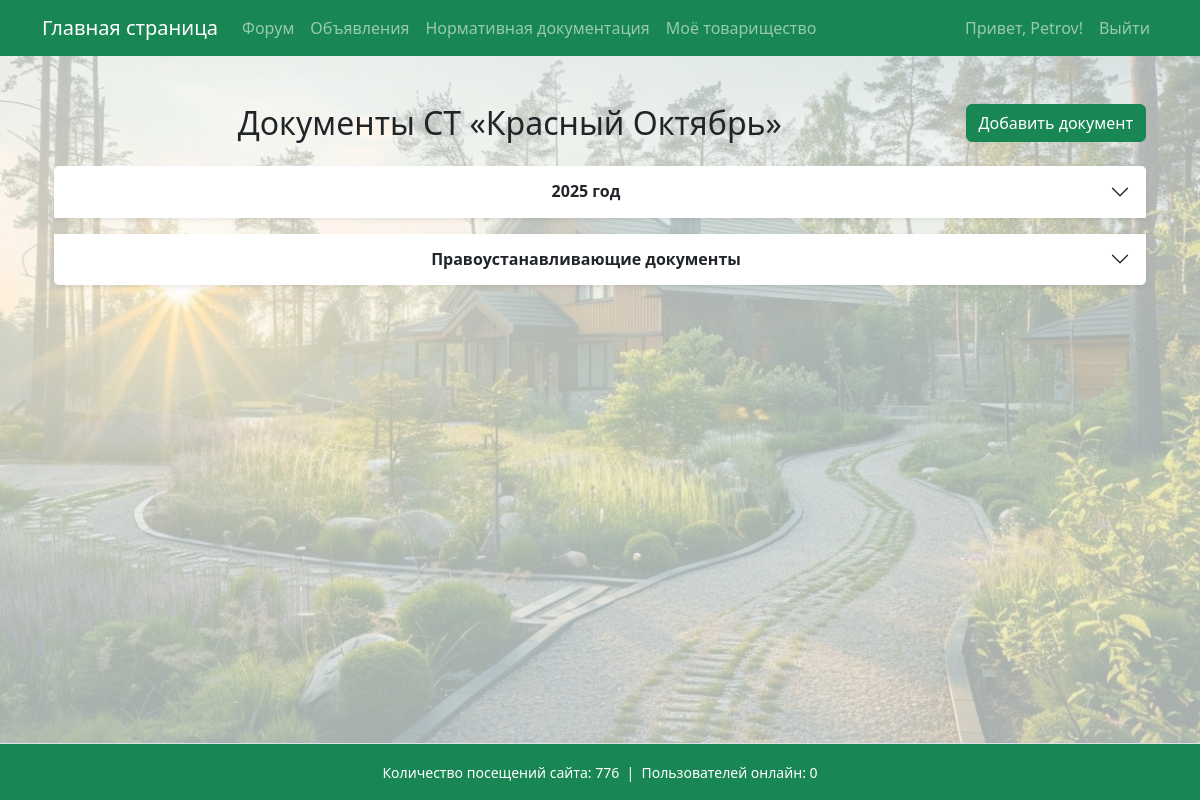
Page /community/1/documents/ (signed in) on the committed database.
### garden/models.py (models this page shows, shortened)
class Community(models.Model):
    name = models.CharField(max_length=100)
    description = models.TextField(blank=True)
    legal_address = models.TextField("Юридический адрес", blank=True, null=True)
    postal_address = models.TextField("Почтовый адрес", blank=True, null=True)
    bank_details = models.TextField("Банковские реквизиты", blank=True, null=True)
    additional_info = models.TextField("Дополнительная информация", blank=True, null=True)

class DocumentFolder(models.Model):
    name = models.CharField(max_length=255)
    community = models.ForeignKey('Community', on_delete=models.CASCADE, related_name='folders')

### garden/views.py (the view)
# urls.py: path('community/<int:community_id>/documents/', views.documents_list, name='documents_list'),
@login_required
def documents_list(request, community_id):
    community = get_object_or_404(Community, pk=community_id)
    folders = community.folders.prefetch_related(
        models.Prefetch(
            'documents',
            queryset=Document.objects.filter(is_deleted=False)
        )
    )
    is_chairman_or_board = user_can_manage_documents(request.user)
    context = {
        'community': community,
        'folders': folders,
        'is_chairman_or_board': is_chairman_or_board,
    }
    return render(request, 'documents_list.html', context)

### garden/context_processors.py (called while the page is built)
def total_visits_processor(request):
    counter, created = PageVisit.objects.get_or_create(page_name='main_page')
    return {
        'total_visits': counter.visits
    }

def online_users_processor(request):
    now = timezone.now()
    active_threshold = now - timedelta(seconds=40)  # считаем активными за последние 40 секунд
    online_count = Profile.objects.filter(last_seen__gte=active_threshold).count()
    return {'online_users': online_count}

### garden/views.py (called while the page is built)
def user_can_manage_documents(user):
    profile = getattr(user, 'profile', None)
    return profile is not None and profile.role in ['chairman', 'board_member']

### garden/templates/documents_list.html (shortened to what this page needs)
{% extends 'base.html' %}
{% block content %}
<div class="container my-4">
  <div class="d-flex justify-content-between align-items-center mb-4">
    <h2 class="mb-0 text-center flex-grow-1">Документы СТ «{{ community.name }}»</h2>
    {% if is_chairman_or_board %}
      <a href="{% url 'add_document' community.id %}" class="btn btn-success ms-auto">
         Добавить документ
      </a>
    {% endif %}
  </div>
  {% if folders %}
    <div class="accordion" id="documentsAccordion">
      {% for folder in folders %}
        <div class="accordion-item mb-3 shadow-sm border-0">
          <h2 class="accordion-header" id="heading-{{ folder.id }}">
            <button class="accordion-button collapsed fw-semibold" type="button"
                    data-bs-toggle="collapse"
                    data-bs-target="#collapse-{{ folder.id }}"
                    aria-expanded="false"
                    aria-controls="collapse-{{ folder.id }}">
              {{ folder.name }}
            </button>
          </h2>
        </div>
      {% endfor %}
    </div>
  {% else %}
    <div class="alert alert-info text-center mt-5">Документы ещё не добавлены.</div>
  {% endif %}
</div>
{% endblock %}

### templates/base.html (shortened to what this page needs)
<!DOCTYPE html>
<html lang="ru">
<head>
    <link rel="stylesheet" href="https://cdn.jsdelivr.net/npm/bootstrap@5.3.0/dist/css/bootstrap.min.css">
</head>
<body>
    <div class="page-container">
        <nav class="navbar navbar-expand-lg navbar-dark bg-success mb-4">
            <div class="container">
                <a class="navbar-brand" href="{% url 'main_page' %}">Главная страница</a>
                <div class="collapse navbar-collapse" id="navbarSupportedContent">
                    <ul class="navbar-nav me-auto mb-2 mb-lg-0">
                        <li class="nav-item"><a class="nav-link" href="{% url 'forum' %}">Форум</a></li>
                        <li class="nav-item"><a class="nav-link" href="{% url 'ads' %}">Объявления</a></li>
                        <li class="nav-item"><a class="nav-link" href="https://strb.by/" target="_blank" rel="noopener noreferrer">Нормативная документация</a></li>
                        <li class="nav-item"><a class="nav-link" href="{% url 'my_community' %}">Моё товарищество</a></li>
                    </ul>
                    <ul class="navbar-nav ms-auto mb-2 mb-lg-0">
                        {% if user.is_authenticated %}
                            <li class="nav-item">
                                <span class="nav-link">Привет, {{ user.username }}!</span>
                            </li>
                            <li class="nav-item">
                                <a class="nav-link" href="#" onclick="event.preventDefault(); document.getElementById('logout-form').submit();">
                                    Выйти
                                </a>
                            </li>
                        {% else %}
                            <li class="nav-item"><a class="nav-link" href="{% url 'login' %}">Войти</a></li>
                        {% endif %}
                    </ul>
                </div>
            </div>
        </nav>
        <main class="content-wrap container">
            {% block content %}
            {% endblock %}
        </main>
        <footer class="bg-success text-center py-3 mt-4 border-top text-white">
            <div class="container">
                <small>
                    Количество посещений сайта: {{ total_visits }}
                      &nbsp;|&nbsp;
                    Пользователей онлайн: {{ online_users }}
                </small>
            </div>
        </footer>
    </div>
</body>
</html>

### templates/base.html (style rules this page uses)
body, html { height: 100%; margin: 0; }
.page-container { min-height: 100vh; display: flex; flex-direction: column; min-height: 100vh; background-image: url('/static/images/background.jpg'); background-repeat: no-repeat; background-position: center center; background-size: cover; background-color: rgba(240, 248, 245, 0.7); background-blend-mode: lighten; }
.content-wrap { flex: 1; }
.accordion-button { display: flex; justify-content: center !important; position: relative; padding-right: 3rem; text-align: center; }
.accordion-button::after { position: absolute; right: 1rem; top: 50%; transform: translateY(-50%); }

### rows in the picture
Community: name "Красный Октябрь"
DocumentFolder: name "2025 год"
DocumentFolder: name "Правоустанавливающие документы"

### other values in the picture
{{ user.username }} "Petrov"
{{ total_visits }} "776"
{{ online_users }} "0"
